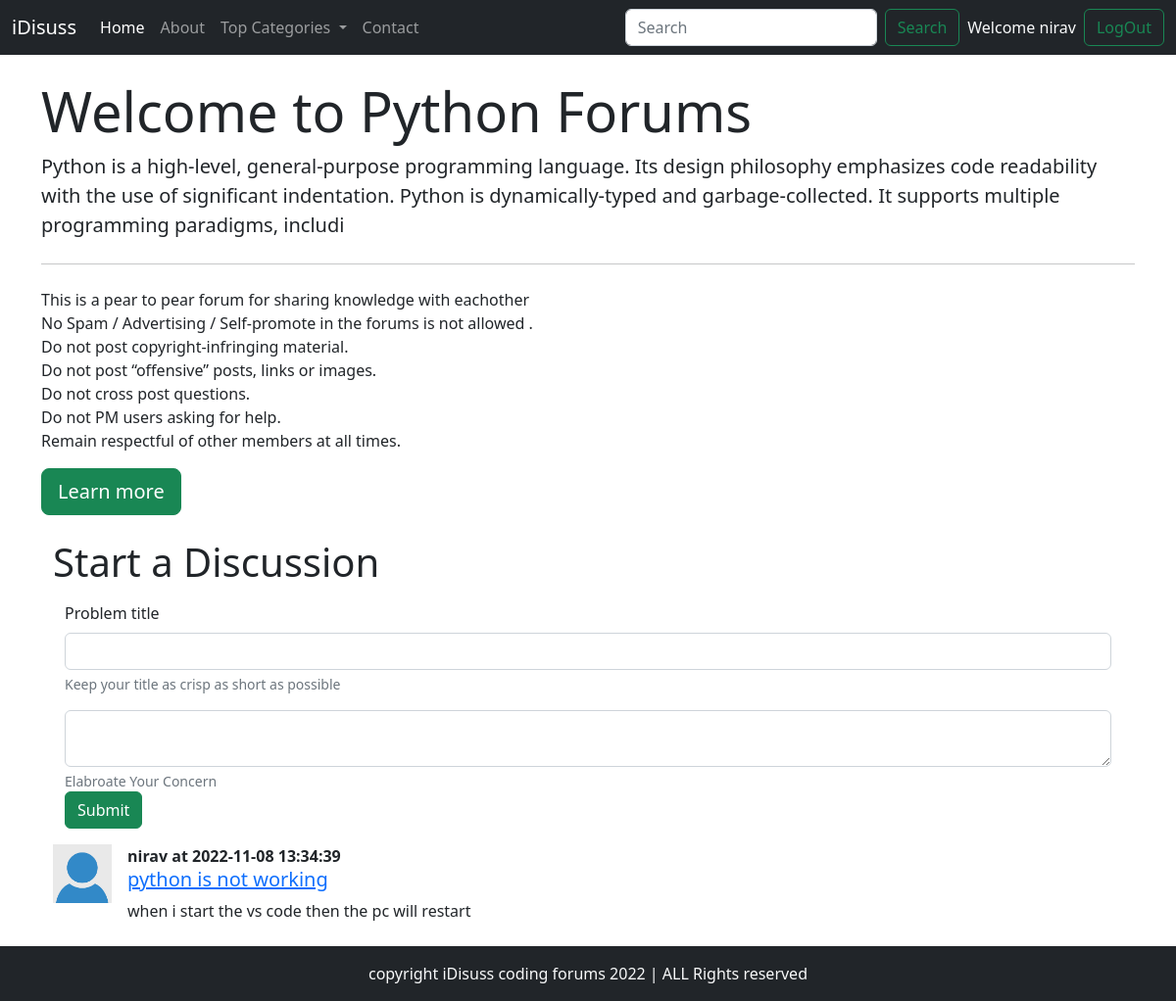
Screenshot of /threads.php?catid=1 (signed in) with the database file from the repository.
### tables this page shows
CREATE TABLE `categories` (
  `category_id` int(8) NOT NULL,
  `category_name` varchar(255) NOT NULL,
  `category_discription` varchar(255) NOT NULL,
  `created` datetime NOT NULL DEFAULT current_timestamp()
);

CREATE TABLE `threads` (
  `thread_id` int(7) NOT NULL,
  `thread_title` varchar(255) NOT NULL,
  `thread_desc` text NOT NULL,
  `thread_cat_id` int(7) NOT NULL,
  `thread_user_id` int(7) NOT NULL,
  `timestamp` datetime NOT NULL DEFAULT current_timestamp()
);

CREATE TABLE `users` (
  `sno` int(8) NOT NULL,
  `user_email` varchar(30) NOT NULL,
  `user_pass` varchar(255) NOT NULL,
  `timestamp` datetime NOT NULL DEFAULT current_timestamp()
);

### threads.php (the view, shortened to what this page needs)
<!doctype html>
<html lang="en">
<head>
    <link href="https://cdn.jsdelivr.net/npm/bootstrap@5.2.0-beta1/dist/css/bootstrap.min.css" rel="stylesheet"
>
</head>
<body>
    <?php include 'partials/_header.php' ?>
    <?php include 'partials/_dbconnect.php' ?>
    <?php
    $id = $_GET['catid'];
    $sql = "SELECT * FROM `categories` WHERE category_id = $id";
        $result = mysqli_query($conn, $sql);
        while($row = mysqli_fetch_assoc($result))
        {
            $catname = $row['category_name'];
            $catdesc = $row['category_discription'];
        }
    ?>
    <div class="container my-4">
        <div class="jumbotron">
            <h1 class="display-4">Welcome to <?php echo $catname ;?> Forums </h1>
            <p class="lead">
                <?php echo  $catdesc; ?>
            </p>
            <hr class="my-4">
            <p>This is a pear to pear forum for sharing knowledge with eachother<br>
                No Spam / Advertising / Self-promote in the forums is not allowed . <br>
                Do not post copyright-infringing material.<br>
                Do not post “offensive” posts, links or images.<br>
                Do not cross post questions. <br>
                Do not PM users asking for help. <br>
                Remain respectful of other members at all times.<br>
            </p>
            <p class="btn btn-success btn-lg" href="#" roles="button">Learn more</p>
        </div>
        <?php
        if(isset($_SESSION['loggedin']) && $_SESSION['loggedin'] == true)
        {
        echo '<div class="container">
            <h1 class="py-2">Start a Discussion</h1>
            <div class="container">
                <form action="'.$_SERVER["REQUEST_URI"].'" method="POST">
                    <div class="mb-3">
                        <label class="form-label">Problem title</label>
                        <input type="text" class="form-control" id="title" name="title">
                        <div id="emailHelp" class="form-text">Keep your title as crisp as short as possible </div>
                    </div>
                    <div class="form-floating">
                    <textarea class="form-control" placeholder="textarea" id="desc" name="desc"></textarea>
                    <div id="emailHelp" class="form-text">Elabroate Your Concern</div>
                    <input type ="hidden" name ="sno" value="'.$_SESSION["sno"].'">
                    </div>
                    <button type="submit" class="btn btn-success">Submit</button>
                </form>
            </div>';
        }
            ?>
            <?php
                $id = $_GET['catid'];
                $sql = "SELECT * FROM `threads` WHERE thread_cat_id = $id";
                $result = mysqli_query($conn, $sql);
                while($row = mysqli_fetch_assoc($result))
                {
                    $id = $row['thread_id'];
                    $title = $row['thread_title'];
                    $desc = $row['thread_desc'];
                    $threadtime = $row['timestamp'];
                    $thread_userid = $row['thread_user_id'];
                    $sql2 = "SELECT user_email FROM `users` WHERE sno= $thread_userid";
                    $result2 = mysqli_query($conn, $sql2);
                    $row2 = mysqli_fetch_assoc($result2);
                    echo '<div class="d-flex my-3">
                        <div class="flex-shrink-0">
                            <img src="img/default_user.png" width="60px" alt="user image ">
                        </div>
                        <div class="flex-grow-1 ms-3">
                        <p class = "font-weight-bold my-0"><b>'.$row2['user_email'].' at '. $threadtime.'</b></p>
                            <h5 class="mt-0"><a href="../forum/thread.php?threadid='.$id.'">'.$title.'</a></h5>
                            '.$desc.'
                        </div>
                    </div>';
                }
            ?>
        </div>
    </div>
    <?php include 'partials/_footer.php'?>
</body>
</html>

### rows the page displays
categories: category_name "Python", category_discription "Python is a high-level, general-purpose programming language. Its design philosophy emphasizes code readability with the use of significant indentation. Python is dynamically-typed and garbage-collected. It supports multiple programming paradigms, includi"
threads: users.user_email "nirav", timestamp "2022-11-08 13:34:39", thread_title "python is not working", thread_desc "when i start the vs code then the pc will restart"

### other values shown
$_SESSION['useremail'] "nirav"
